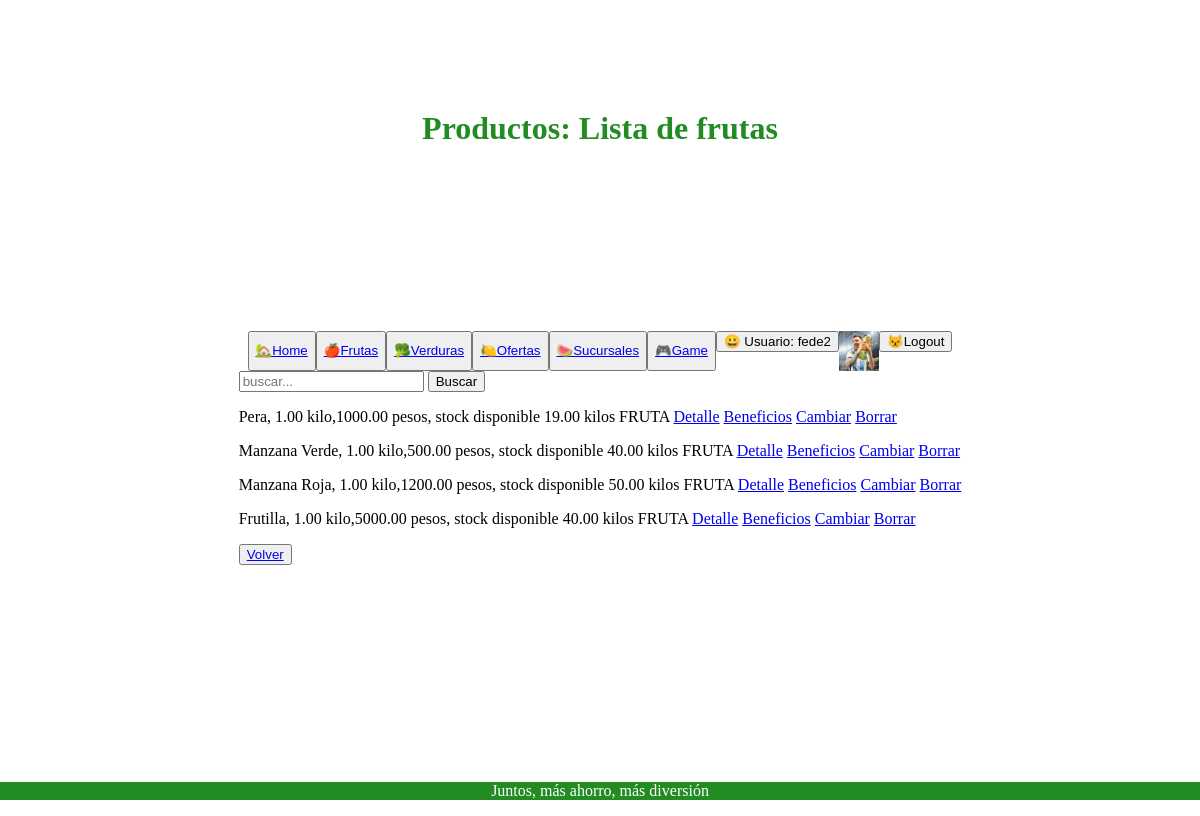
The app's page /producto/producto/list (signed in), older data.
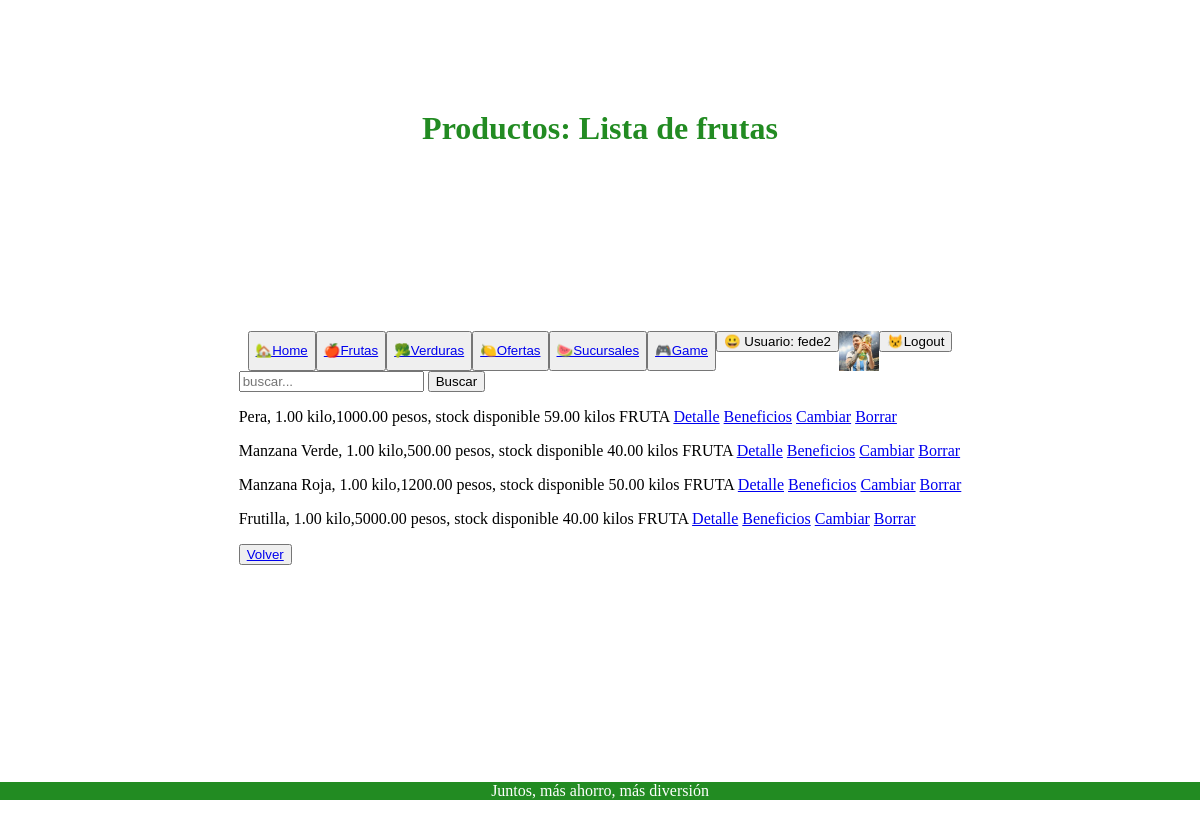
The same page, newer data.
### ventas/models.py (models this page shows, shortened)
class Vendedor(models.Model):
    usuario = models.OneToOneField(User, on_delete=models.CASCADE, related_name='vendedor')
    celular = models.CharField(max_length=50, blank=True, null=True)
    avatar = models.ImageField(upload_to='avatares', blank=True, null=True)
    class Meta:
        verbose_name = 'Vendedor'
        verbose_name_plural = 'Vendedores'

### producto/models.py (models this page shows, shortened)
class Producto(models.Model):
    class Tipo_producto(models.TextChoices):
        FRUTA = "FRUTA", "Fruta"
        VERDURA = "VERDURA", "Verdura"
        OFERTA = "OFERTA", "Oferta"
    nombre_producto = models.CharField(max_length=100)
    precio_producto = models.DecimalField(max_digits=10, decimal_places=2)
    kilo_producto = models.DecimalField(max_digits=10, decimal_places=2)
    stock_producto = models.DecimalField(max_digits=10, decimal_places=2)
    tipo_producto = models.CharField(max_length=20, choices=Tipo_producto.choices)
    detalle_producto = models.TextField(blank=True, null=True)
    beneficio_producto = models.TextField(blank=True, null=True)
    def __str__(self):
        return f'{self.nombre_producto}, {self.kilo_producto} kilo,{self.precio_producto} pesos, stock disponible {self.stock_producto} kilos {self.tipo_producto}'

### producto/views.py (the view)
# urls.py: path('producto/list', login_required(views.producto_list), name='producto_list'),
def producto_list(request):
    query = request.GET.get('q')
    if query:
        producto = Producto.objects.filter(nombre_producto__icontains=query)
    else :
        producto = Producto.objects.all()
    contexto ={ 'producto':producto}
    return render(request, 'producto/producto_list.html',contexto)

### producto/templates/producto/producto_list.html
{% extends 'core/base.html' %}
{% block header %}
<h1 style="color:forestgreen; text-align: center;">
    Productos: Lista de frutas
</h1>
{% endblock header %}
{% block main %}
<form action="{% url 'producto:producto_list' %}" method="get">
    <input type="text" name="q" id=""  placeholder="buscar...">
    <button type="submit">Buscar</button>
</form>
    <div>
        {% for object in producto %}
            {% if object.tipo_producto == 'FRUTA' %}
                <p>
                    {{ object }}
                    <a href="{% url 'producto:producto_detalle' object.id %}">Detalle</a>
                    <a href="{% url 'producto:producto_beneficio' object.id %}">Beneficios</a>
                    <a href="{% url 'producto:producto_update' object.id %}">Cambiar</a>
                    <a href="{% url 'producto:producto_delete' object.id %}">Borrar</a>
                </p>
            {% endif %}
        {% empty %}
        <p>
            No hay registro
        </p>
        {% endfor %}
    </div>
    <button><a href="{% url 'producto:index' %}">Volver</a></button>
{% endblock main %}

### core/templates/core/base.html (shortened to what this page needs)
<!DOCTYPE html>
<html lang="es">
<head>
</head>
<body style="display: grid; justify-items: center; align-items: center; height: 100vh;">
    <header>
        <h1>
            {% block header %}
            {% endblock header %}
        </h1>
    </header>
    <main>
        {% include 'core/componentes/navbar.html' %}
        {% block main %}
        {% endblock main %}
    </main>
    <footer>
        {% include 'core/componentes/footer.html' %}
    </footer>
</body>
</html>

### core/templates/core/componentes/navbar.html (shortened to what this page needs)
<navbar style="display: flex; justify-content: center;">
    <button><a href="{% url 'core:index' %}">🏡Home</a></button>
    {% if user.is_authenticated %}
        <button><a href="{% url 'producto:index' %}">🍎Frutas</a></buton>
        <button><a href="{% url 'producto:index_verduras' %}">🥦Verduras</a></button>
        <button><a href="{% url 'ofertas:index' %}">🍋Ofertas</a></button>
        <button><a href="{% url 'sucursales:index' %}">🍉Sucursales</a></buton>
        <button><a href="{% url 'game:index' %}">🎮Game</a></buton>
        <a href="{% url 'core:profile' %}">
            <button> 😀 Usuario: {{ user.username }}</button></a>
        {% if user.vendedor.avatar %}
            <img src="{{ user.vendedor.avatar.url }}"
                 alt="avatar"
                 style="height: 40px" /></a>
        {% elif user.comprador.avatar %}
            <img src="{{ user.comprador.avatar.url }}"
                 alt="avatar comprador"
                 style="height: 40px" />
        {% endif %}
        <form action="{% url 'core:logout' %}" method="post">
            <button type="submit">😾Logout</button>
        </form>
    {% else %}
        <button><a href="{% url 'core:login' %}">😃Login</a></button>
    {% endif %}
</navbar>

### core/templates/core/componentes/footer.html
<p style="position: fixed; bottom: 0; left: 0; right: 0; background-color:forestgreen; color:white; text-align: center;">
    Juntos, más ahorro, más diversión
</p>

Row changes from the older to the newer data that the page shows:
changed Producto: nombre_producto+kilo_producto+precio_producto "Pera, 1.00 kilo,1000.00 pesos, stock disponible 19.00 kilos FRUTA" → "Pera, 1.00 kilo,1000.00 pesos, stock disponible 59.00 kilos FRUTA"
